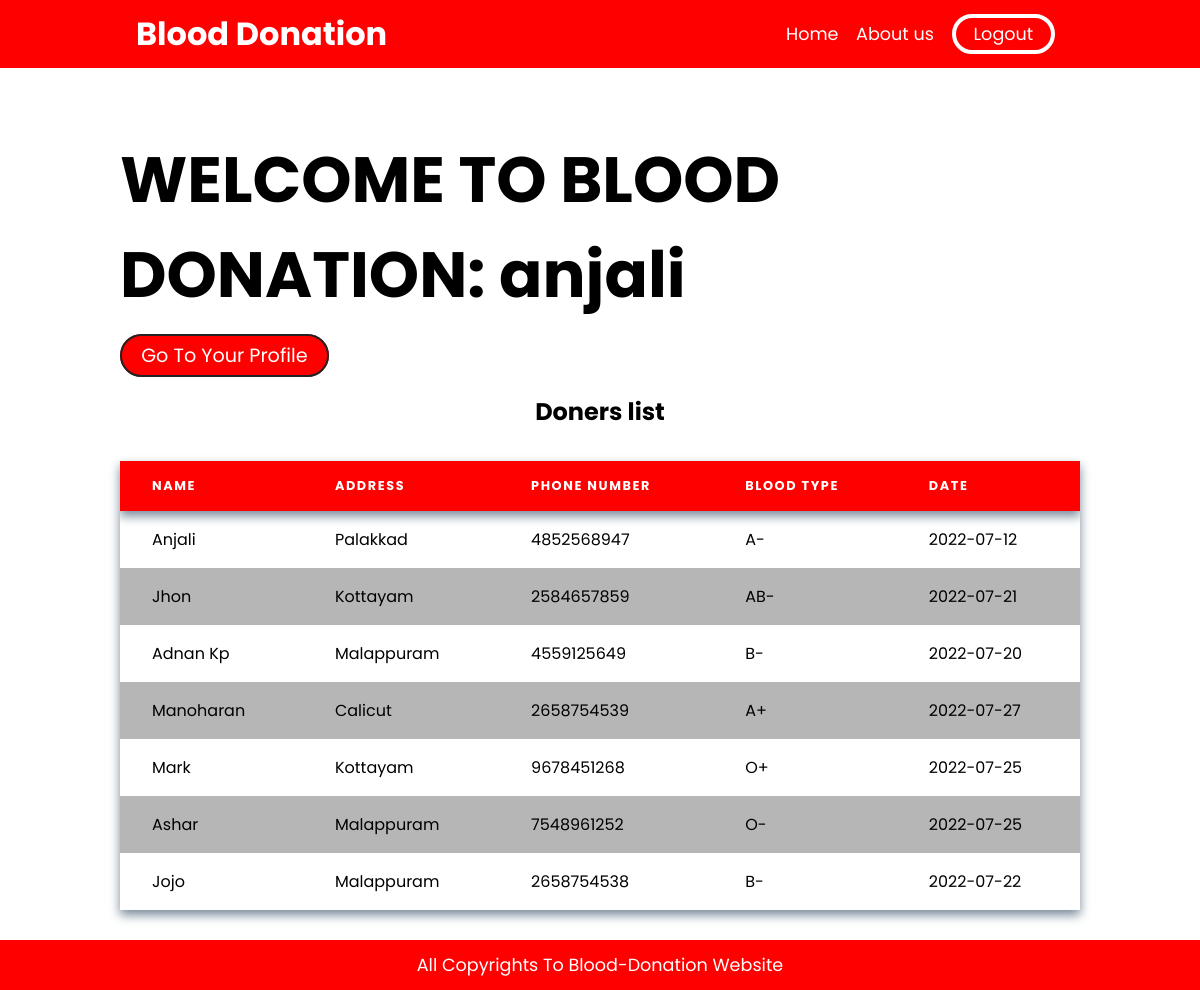
Screenshot of /dashboard.php (signed in) with the database file from the repository.
### tables this page shows
CREATE TABLE `users` (
  `id` int(11) NOT NULL,
  `name` varchar(250) NOT NULL,
  `address` varchar(250) NOT NULL,
  `type` varchar(250) NOT NULL,
  `phone` varchar(250) NOT NULL,
  `password` varchar(250) NOT NULL,
  `date` varchar(300) NOT NULL
);

### dashboard.php (the view, shortened to what this page needs)
<?php
require("db.php");
$sql = "SELECT * FROM `users` ORDER BY id DESC";
$result = mysqli_query($db, $sql);
$profile=mysqli_fetch_assoc($result)
?>
<!DOCTYPE html>
<html lang="en">
<head>
    <link rel="stylesheet" href="dashboard.css">
</head>
<body>
    <nav>
        <div class="container">
            <h1> <a href="index.php"> blood donation</a></h1>
            <ul id="nav">
                <li><a href="index.php">Home</a></li>
                <li><a href="about.php">About us</a></li>
                <li><a href="logout.php" class="logout">Logout</a></li>
            </ul>
        </div>
    </nav>
    <div class="fpara">
        <h1>WELCOME TO BLOOD DONATION: <?php echo  $_SESSION['name']  ?></h1>
        <div class="btns">
            <a href="profile.php?id=<?php echo  $profile['id'] ?>">Go to your profile</a>
        </div>
        <h2>Doners list</h2>
    </div>
    <div class="box">
        <table>
            <thead>
                <tr>
                    <th>name</th>
                    <th>address</th>
                    <th>phone number</th>
                    <th>Blood type</th>
                    <th>Date</th>
                </tr>
            </thead>
            <tbody>
                <?Php foreach ($result as $result) {
                ?>
                    <tr>
                        <td><?php echo $result['name'] ?></td>
                        <td><?php echo $result['address'] ?></td>
                        <td><?php echo $result['phone'] ?></td>
                        <td><?php echo $result['type'] ?></td>
                        <td><?php echo $result['date'] ?></td>
                    </tr>
                <?php
                } ?>
            </tbody>
        </table>
    </div>
    <footer>
        <p>all copyrights to blood-donation website</p>
    </footer>
</body>
</html>

### dashboard.css (style rules this page uses)
* { margin: 0; padding: 0; box-sizing: border-box; font-family: "Poppins", sans-serif; }
nav { display: flex; align-items: center; justify-content: center; color: white; background-color: red; }
.container { width: 80%; padding: 1em; height: 68px; display: flex; align-items: center; justify-content: space-between; }
.container h1 a { text-transform: capitalize; font-size: 2rem; text-decoration: none; color: white; }
#nav { display: flex; align-items: center; justify-content: space-between; list-style: none; }
ul li a { text-decoration: none; margin: 0.5em; color: white; font-size: 1.1rem; transition: ease-in; }
.logout { border: 4px solid white; border-radius: 20px; text-align: center; padding: 4px 18px; }
.fpara { width: 80%; margin: auto; margin-top: 4em; }
.fpara h1 { font-size: 4rem; margin-bottom: 0.3em; }
.fpara h2 { text-align: center; font-size: 1.5rem; position: relative; margin-top: 1em; }
.btns a { border: 2px solid rgb(36, 35, 35); padding: 0.3em 1em; margin: 1em 0; border-radius: 25px; font-size: 1.2rem; background-color: red; color: white; text-decoration: none; text-transform: capitalize; }
.box { width: 80%; margin: auto; margin-bottom: 4em; }
table { border-collapse: collapse; width: 100%; margin-top: 2em; text-align: left; box-shadow: 0 5px 10px lightslategray; overflow: hidden; margin-bottom: 5em; }
table thead { background-color: red; color: white; box-shadow: 0 5px 10px lightslategray; }
table thead th { padding: 1rem 2rem; letter-spacing: 0.1rem; text-transform: uppercase; font-weight: bold; font-size: 0.8rem; }
table tbody td { padding: 1rem 2rem; text-transform: capitalize; }
table tbody tr:nth-child(even) { background-color: rgb(182, 182, 182); }
footer { display: flex; align-items: center; justify-content: center; height: 50px; width: 100%; color: white; background-color: red; position: fixed; bottom: 0; text-transform: capitalize; font-size: 1.1rem; }

### rows the page displays
users: name "Anjali", address "Palakkad", phone "4852568947", type "A-", date "2022-07-12"
users: name "Jhon", address "Kottayam", phone "2584657859", type "AB-", date "2022-07-21"
users: name "Adnan Kp", address "Malappuram", phone "4559125649", type "B-", date "2022-07-20"
users: name "Manoharan", address "Calicut", phone "2658754539", type "A+", date "2022-07-27"
users: name "Mark", address "Kottayam", phone "9678451268", type "O+", date "2022-07-25"
users: name "Ashar", address "Malappuram", phone "7548961252", type "O-", date "2022-07-25"
users: name "Jojo", address "Malappuram", phone "2658754538", type "B-", date "2022-07-22"

### other values shown
$_SESSION['name'] "anjali"
